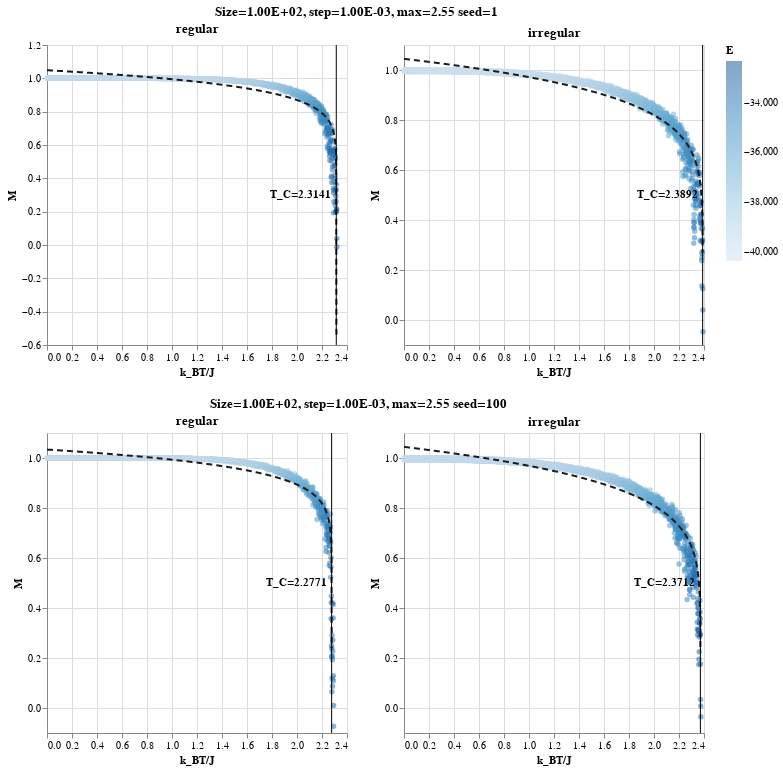

The notebook cell this image was saved under:
### Code cell
plot_phase_cmp(seed=1) & plot_phase_cmp(seed=100)

### Figure 1 — Vega specification as saved in the notebook (floating-point values rounded to 4 significant figures; data arrays with more than 128 entries replaced by an {"elided": "..."} marker saying what was removed)
{"$schema": "https://vega.github.io/schema/vega/v5.json", "data": [{"name": "_server_source_3", "values": [{"T": 2.314}]}, {"name": "_server_source_11", "values": [{"T": 2.277}]}, {"name": "_server_source_15", "values": [{"T": 2.371}]}, {"name": "_server_source_7", "values": [{"T": 2.389}]}, {"name": "source_1", "values": {"elided": "2317 records"}}, {"name": "source_5", "values": {"elided": "2390 records"}}, {"name": "source_9", "values": {"elided": "2278 records"}}, {"name": "source_13", "values": {"elided": "2372 records"}}, {"name": "source_0", "values": {"elided": "2320 records"}}, {"name": "source_2", "values": [{"T": 2.314}]}, {"name": "source_3", "source": "_server_source_3", "transform": [{"type": "formula", "expr": "'T_C='+format(datum.T, '.4f')", "as": "TC"}, {"type": "filter", "expr": "isValid(datum[\"T\"]) && isFinite(+datum[\"T\"])"}, {"type": "project", "fields": ["T", "TC"]}]}, {"name": "source_4", "values": {"elided": "2393 records"}}, {"name": "source_6", "values": [{"T": 2.389}]}, {"name": "source_7", "source": "_server_source_7", "transform": [{"type": "formula", "expr": "'T_C='+format(datum.T, '.4f')", "as": "TC"}, {"type": "filter", "expr": "isValid(datum[\"T\"]) && isFinite(+datum[\"T\"])"}, {"type": "project", "fields": ["T", "TC"]}]}, {"name": "source_8", "values": {"elided": "2294 records"}}, {"name": "source_10", "values": [{"T": 2.277}]}, {"name": "source_11", "source": "_server_source_11", "transform": [{"type": "formula", "expr": "'T_C='+format(datum.T, '.4f')", "as": "TC"}, {"type": "filter", "expr": "isValid(datum[\"T\"]) && isFinite(+datum[\"T\"])"}, {"type": "project", "fields": ["T", "TC"]}]}, {"name": "source_12", "values": {"elided": "2376 records"}}, {"name": "source_14", "values": [{"T": 2.371}]}, {"name": "source_15", "source": "_server_source_15", "transform": [{"type": "formula", "expr": "'T_C='+format(datum.T, '.4f')", "as": "TC"}, {"type": "filter", "expr": "isValid(datum[\"T\"]) && isFinite(+datum[\"T\"])"}, {"type": "project", "fields": ["T", "TC"]}]}], "signals": [{"name": "childHeight", "value": 300}, {"name": "concat_0_childWidth", "value": 300}, {"name": "concat_1_childWidth", "value": 300}], "marks": [{"type": "group", "name": "concat_0_group", "marks": [{"type": "group", "name": "concat_0_concat_0_group", "encode": {"update": {"width": {"signal": "concat_0_childWidth"}, "height": {"signal": "childHeight"}}}, "marks": [{"type": "symbol", "name": "concat_0_concat_0_layer_0_marks", "from": {"data": "source_0"}, "encode": {"update": {"y": {"field": "M", "scale": "concat_0_concat_0_y"}, "fill": {"field": "E", "scale": "color"}, "shape": {"value": "circle"}, "opacity": {"value": 0.5}, "x": {"field": "T", "scale": "concat_0_concat_0_x"}}}, "style": ["circle"]}, {"type": "line", "name": "concat_0_concat_0_layer_1_marks", "from": {"data": "source_1"}, "sort": {"field": "datum[\"T\"]"}, "encode": {"update": {"strokeDash": {"value": [6, 4]}, "y": {"field": "M", "scale": "concat_0_concat_0_y"}, "stroke": {"value": "#1b1b1b"}, "x": {"field": "T", "scale": "concat_0_concat_0_x"}, "defined": {"signal": "isValid(datum[\"T\"]) && isFinite(+datum[\"T\"]) && isValid(datum[\"M\"]) && isFinite(+datum[\"M\"])"}}}, "style": ["line"]}, {"type": "rule", "name": "concat_0_concat_0_layer_2_marks", "from": {"data": "source_2"}, "encode": {"update": {"y": {"value": 0}, "x": {"field": "T", "scale": "concat_0_concat_0_x"}, "stroke": {"value": "black"}, "y2": {"field": {"signal": null, "datum": null, "group": "height", "parent": null}}}}, "style": ["rule"]}, {"type": "text", "name": "concat_0_concat_0_layer_3_marks", "from": {"data": "source_3"}, "encode": {"update": {"baseline": {"value": "middle"}, "y": {"signal": "childHeight", "mult": 0.5}, "text": {"signal": "isValid(datum[\"TC\"]) ? datum[\"TC\"] : \"\"+datum[\"TC\"]"}, "align": {"value": "right"}, "x": {"field": "T", "scale": "concat_0_concat_0_x"}, "dx": {"value": -5}, "fontWeight": {"value": 700}, "fill": {"value": "black"}}}, "style": ["text"]}], "axes": [{"scale": "concat_0_concat_0_x", "gridScale": "concat_0_concat_0_y", "maxExtent": 0, "domain": false, "orient": "bottom", "grid": true, "aria": false, "labels": false, "tickCount": {"signal": "ceil(concat_0_childWidth/40)"}, "zindex": 0, "minExtent": 0, "ticks": false}, {"scale": "concat_0_concat_0_y", "minExtent": 0, "zindex": 0, "tickCount": {"signal": "ceil(childHeight/40)"}, "grid": true, "ticks": false, "domain": false, "gridScale": "concat_0_concat_0_x", "aria": false, "maxExtent": 0, "labels": false, "orient": "left"}, {"scale": "concat_0_concat_0_x", "orient": "bottom", "labelFlush": true, "zindex": 0, "labelOverlap": true, "tickCount": {"signal": "ceil(concat_0_childWidth/40)"}, "title": "k_BT/J", "grid": false}, {"scale": "concat_0_concat_0_y", "orient": "left", "title": "M", "zindex": 0, "labelOverlap": true, "grid": false, "tickCount": {"signal": "ceil(childHeight/40)"}}], "title": {"text": "regular", "frame": "group"}, "style": "cell"}, {"type": "group", "name": "concat_0_concat_1_group", "encode": {"update": {"width": {"signal": "concat_0_childWidth"}, "height": {"signal": "childHeight"}}}, "marks": [{"type": "symbol", "name": "concat_0_concat_1_layer_0_marks", "from": {"data": "source_4"}, "encode": {"update": {"opacity": {"value": 0.5}, "x": {"field": "T", "scale": "concat_0_concat_1_x"}, "y": {"field": "M", "scale": "concat_0_concat_1_y"}, "shape": {"value": "circle"}, "fill": {"field": "E", "scale": "color"}}}, "style": ["circle"]}, {"type": "line", "name": "concat_0_concat_1_layer_1_marks", "from": {"data": "source_5"}, "sort": {"field": "datum[\"T\"]"}, "encode": {"update": {"x": {"field": "T", "scale": "concat_0_concat_1_x"}, "strokeDash": {"value": [6, 4]}, "y": {"field": "M", "scale": "concat_0_concat_1_y"}, "stroke": {"value": "#1b1b1b"}, "defined": {"signal": "isValid(datum[\"T\"]) && isFinite(+datum[\"T\"]) && isValid(datum[\"M\"]) && isFinite(+datum[\"M\"])"}}}, "style": ["line"]}, {"type": "rule", "name": "concat_0_concat_1_layer_2_marks", "from": {"data": "source_6"}, "encode": {"update": {"y2": {"field": {"signal": null, "datum": null, "group": "height", "parent": null}}, "x": {"field": "T", "scale": "concat_0_concat_1_x"}, "stroke": {"value": "black"}, "y": {"value": 0}}}, "style": ["rule"]}, {"type": "text", "name": "concat_0_concat_1_layer_3_marks", "from": {"data": "source_7"}, "encode": {"update": {"fill": {"value": "black"}, "dx": {"value": -5}, "y": {"signal": "childHeight", "mult": 0.5}, "fontWeight": {"value": 700}, "align": {"value": "right"}, "baseline": {"value": "middle"}, "text": {"signal": "isValid(datum[\"TC\"]) ? datum[\"TC\"] : \"\"+datum[\"TC\"]"}, "x": {"field": "T", "scale": "concat_0_concat_1_x"}}}, "style": ["text"]}], "axes": [{"scale": "concat_0_concat_1_x", "grid": true, "gridScale": "concat_0_concat_1_y", "minExtent": 0, "orient": "bottom", "domain": false, "ticks": false, "tickCount": {"signal": "ceil(concat_0_childWidth/40)"}, "aria": false, "zindex": 0, "labels": false, "maxExtent": 0}, {"scale": "concat_0_concat_1_y", "orient": "left", "gridScale": "concat_0_concat_1_x", "tickCount": {"signal": "ceil(childHeight/40)"}, "domain": false, "ticks": false, "labels": false, "minExtent": 0, "maxExtent": 0, "zindex": 0, "aria": false, "grid": true}, {"scale": "concat_0_concat_1_x", "tickCount": {"signal": "ceil(concat_0_childWidth/40)"}, "orient": "bottom", "grid": false, "labelFlush": true, "zindex": 0, "labelOverlap": true, "title": "k_BT/J"}, {"scale": "concat_0_concat_1_y", "grid": false, "zindex": 0, "tickCount": {"signal": "ceil(childHeight/40)"}, "orient": "left", "title": "M", "labelOverlap": true}], "title": {"text": "irregular", "frame": "group"}, "style": "cell"}], "title": {"text": "Size=1.00E+02, step=1.00E-03, max=2.55 seed=1", "anchor": "middle"}, "layout": {"padding": 20, "bounds": "full", "align": "each"}}, {"type": "group", "name": "concat_1_group", "marks": [{"type": "group", "name": "concat_1_concat_0_group", "encode": {"update": {"width": {"signal": "concat_1_childWidth"}, "height": {"signal": "childHeight"}}}, "marks": [{"type": "symbol", "name": "concat_1_concat_0_layer_0_marks", "from": {"data": "source_8"}, "encode": {"update": {"opacity": {"value": 0.5}, "x": {"field": "T", "scale": "concat_1_concat_0_x"}, "y": {"field": "M", "scale": "concat_1_concat_0_y"}, "shape": {"value": "circle"}, "fill": {"field": "E", "scale": "color"}}}, "style": ["circle"]}, {"type": "line", "name": "concat_1_concat_0_layer_1_marks", "from": {"data": "source_9"}, "sort": {"field": "datum[\"T\"]"}, "encode": {"update": {"stroke": {"value": "#1b1b1b"}, "x": {"field": "T", "scale": "concat_1_concat_0_x"}, "strokeDash": {"value": [6, 4]}, "y": {"field": "M", "scale": "concat_1_concat_0_y"}, "defined": {"signal": "isValid(datum[\"T\"]) && isFinite(+datum[\"T\"]) && isValid(datum[\"M\"]) && isFinite(+datum[\"M\"])"}}}, "style": ["line"]}, {"type": "rule", "name": "concat_1_concat_0_layer_2_marks", "from": {"data": "source_10"}, "encode": {"update": {"x": {"field": "T", "scale": "concat_1_concat_0_x"}, "stroke": {"value": "black"}, "y": {"value": 0}, "y2": {"field": {"signal": null, "datum": null, "group": "height", "parent": null}}}}, "style": ["rule"]}, {"type": "text", "name": "concat_1_concat_0_layer_3_marks", "from": {"data": "source_11"}, "encode": {"update": {"text": {"signal": "isValid(datum[\"TC\"]) ? datum[\"TC\"] : \"\"+datum[\"TC\"]"}, "x": {"field": "T", "scale": "concat_1_concat_0_x"}, "fontWeight": {"value": 700}, "fill": {"value": "black"}, "baseline": {"value": "middle"}, "dx": {"value": -5}, "align": {"value": "right"}, "y": {"signal": "childHeight", "mult": 0.5}}}, "style": ["text"]}], "axes": [{"scale": "concat_1_concat_0_x", "maxExtent": 0, "ticks": false, "gridScale": "concat_1_concat_0_y", "grid": true, "minExtent": 0, "zindex": 0, "aria": false, "domain": false, "labels": false, "orient": "bottom", "tickCount": {"signal": "ceil(concat_1_childWidth/40)"}}, {"scale": "concat_1_concat_0_y", "tickCount": {"signal": "ceil(childHeight/40)"}, "gridScale": "concat_1_concat_0_x", "maxExtent": 0, "labels": false, "minExtent": 0, "grid": true, "ticks": false, "aria": false, "domain": false, "zindex": 0, "orient": "left"}, {"scale": "concat_1_concat_0_x", "grid": false, "labelFlush": true, "labelOverlap": true, "title": "k_BT/J", "orient": "bottom", "tickCount": {"signal": "ceil(concat_1_childWidth/40)"}, "zindex": 0}, {"scale": "concat_1_concat_0_y", "grid": false, "title": "M", "tickCount": {"signal": "ceil(childHeight/40)"}, "zindex": 0, "orient": "left", "labelOverlap": true}], "title": {"text": "regular", "frame": "group"}, "style": "cell"}, {"type": "group", "name": "concat_1_concat_1_group", "encode": {"update": {"height": {"signal": "childHeight"}, "width": {"signal": "concat_1_childWidth"}}}, "marks": [{"type": "symbol", "name": "concat_1_concat_1_layer_0_marks", "from": {"data": "source_12"}, "encode": {"update": {"fill": {"field": "E", "scale": "color"}, "y": {"field": "M", "scale": "concat_1_concat_1_y"}, "shape": {"value": "circle"}, "opacity": {"value": 0.5}, "x": {"field": "T", "scale": "concat_1_concat_1_x"}}}, "style": ["circle"]}, {"type": "line", "name": "concat_1_concat_1_layer_1_marks", "from": {"data": "source_13"}, "sort": {"field": "datum[\"T\"]"}, "encode": {"update": {"strokeDash": {"value": [6, 4]}, "y": {"field": "M", "scale": "concat_1_concat_1_y"}, "defined": {"signal": "isValid(datum[\"T\"]) && isFinite(+datum[\"T\"]) && isValid(datum[\"M\"]) && isFinite(+datum[\"M\"])"}, "x": {"field": "T", "scale": "concat_1_concat_1_x"}, "stroke": {"value": "#1b1b1b"}}}, "style": ["line"]}, {"type": "rule", "name": "concat_1_concat_1_layer_2_marks", "from": {"data": "source_14"}, "encode": {"update": {"y2": {"field": {"signal": null, "datum": null, "group": "height", "parent": null}}, "stroke": {"value": "black"}, "x": {"field": "T", "scale": "concat_1_concat_1_x"}, "y": {"value": 0}}}, "style": ["rule"]}, {"type": "text", "name": "concat_1_concat_1_layer_3_marks", "from": {"data": "source_15"}, "encode": {"update": {"x": {"field": "T", "scale": "concat_1_concat_1_x"}, "y": {"signal": "childHeight", "mult": 0.5}, "align": {"value": "right"}, "fill": {"value": "black"}, "baseline": {"value": "middle"}, "fontWeight": {"value": 700}, "dx": {"value": -5}, "text": {"signal": "isValid(datum[\"TC\"]) ? datum[\"TC\"] : \"\"+datum[\"TC\"]"}}}, "style": ["text"]}], "axes": [{"scale": "concat_1_concat_1_x", "minExtent": 0, "gridScale": "concat_1_concat_1_y", "aria": false, "ticks": false, "maxExtent": 0, "tickCount": {"signal": "ceil(concat_1_childWidth/40)"}, "orient": "bottom", "labels": false, "grid": true, "domain": false, "zindex": 0}, {"scale": "concat_1_concat_1_y", "maxExtent": 0, "labels": false, "gridScale": "concat_1_concat_1_x", "grid": true, "minExtent": 0, "domain": false, "tickCount": {"signal": "ceil(childHeight/40)"}, "aria": false, "orient": "left", "zindex": 0, "ticks": false}, {"scale": "concat_1_concat_1_x", "tickCount": {"signal": "ceil(concat_1_childWidth/40)"}, "zindex": 0, "labelOverlap": true, "orient": "bottom", "grid": false, "title": "k_BT/J", "labelFlush": true}, {"scale": "concat_1_concat_1_y", "title": "M", "tickCount": {"signal": "ceil(childHeight/40)"}, "orient": "left", "labelOverlap": true, "zindex": 0, "grid": false}], "title": {"text": "irregular", "frame": "group"}, "style": "cell"}], "title": {"text": "Size=1.00E+02, step=1.00E-03, max=2.55 seed=100", "anchor": "middle"}, "layout": {"padding": 20, "bounds": "full", "align": "each"}}], "scales": [{"name": "color", "type": "linear", "domain": {"fields": [{"data": "source_0", "field": "E"}, {"data": "source_4", "field": "E"}, {"data": "source_8", "field": "E"}, {"data": "source_12", "field": "E"}]}, "range": "ramp", "zero": false, "interpolate": "hcl"}, {"name": "concat_0_concat_0_x", "type": "linear", "domain": {"fields": [{"data": "source_0", "field": "T"}, {"data": "source_1", "field": "T"}, {"data": "source_2", "field": "T"}, {"data": "source_3", "field": "T"}]}, "range": [0, {"signal": "concat_0_childWidth"}], "zero": true, "nice": true}, {"name": "concat_0_concat_0_y", "type": "linear", "domain": {"fields": [{"data": "source_0", "field": "M"}, {"data": "source_1", "field": "M"}]}, "range": [{"signal": "childHeight"}, 0], "zero": true, "nice": true}, {"name": "concat_0_concat_1_x", "type": "linear", "domain": {"fields": [{"data": "source_4", "field": "T"}, {"data": "source_5", "field": "T"}, {"data": "source_6", "field": "T"}, {"data": "source_7", "field": "T"}]}, "range": [0, {"signal": "concat_0_childWidth"}], "zero": true, "nice": true}, {"name": "concat_0_concat_1_y", "type": "linear", "domain": {"fields": [{"data": "source_4", "field": "M"}, {"data": "source_5", "field": "M"}]}, "range": [{"signal": "childHeight"}, 0], "nice": true, "zero": true}, {"name": "concat_1_concat_0_x", "type": "linear", "domain": {"fields": [{"data": "source_8", "field": "T"}, {"data": "source_9", "field": "T"}, {"data": "source_10", "field": "T"}, {"data": "source_11", "field": "T"}]}, "range": [0, {"signal": "concat_1_childWidth"}], "zero": true, "nice": true}, {"name": "concat_1_concat_0_y", "type": "linear", "domain": {"fields": [{"data": "source_8", "field": "M"}, {"data": "source_9", "field": "M"}]}, "range": [{"signal": "childHeight"}, 0], "nice": true, "zero": true}, {"name": "concat_1_concat_1_x", "type": "linear", "domain": {"fields": [{"data": "source_12", "field": "T"}, {"data": "source_13", "field": "T"}, {"data": "source_14", "field": "T"}, {"data": "source_15", "field": "T"}]}, "range": [0, {"signal": "concat_1_childWidth"}], "zero": true, "nice": true}, {"name": "concat_1_concat_1_y", "type": "linear", "domain": {"fields": [{"data": "source_12", "field": "M"}, {"data": "source_13", "field": "M"}]}, "range": [{"signal": "childHeight"}, 0], "zero": true, "nice": true}], "legends": [{"fill": "color", "gradientLength": {"signal": "clamp(childHeight, 64, 200)"}, "title": "E", "encode": {"gradient": {"update": {"opacity": {"value": 0.5}}}}}], "layout": {"padding": 20, "columns": 1, "bounds": "full", "align": "each"}, "padding": 5, "background": "white"}
